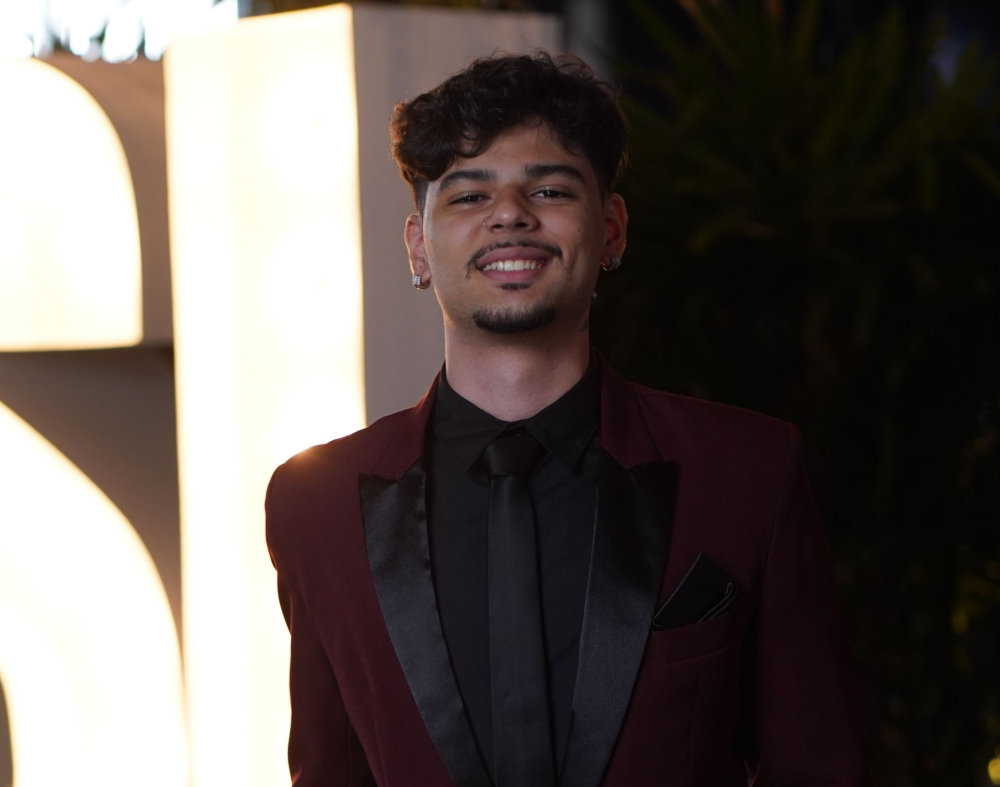
#> input picture .github/assets/photo.jpg, 2000 x 1574 px, found by its file name (shown at 1/2 size)
$ python gen_hero.py
#> lines starting #> are read from the running program, lines starting #| are printed output that depends on the picture
#!/usr/bin/env python3
"""Gera hero-dark.svg e hero-light.svg: o banner animado no topo do README.

Uso:  python .github/scripts/gen_hero.py

Para mudar o conteudo, edite ROWS / TITLE / FOOTER abaixo e rode o script.
Os dois temas saem da mesma estrutura, so muda a paleta.
"""

from pathlib import Path

W, H = 1180, 610
BAR = 46                                # altura da barra de titulo
LX, LY, LW, LH = 36, 84, 400, 492       # painel esquerdo (VISUAL.MAP)
RX, RW = 470, 655                       # painel direito (SYSTEM.INFO)
CHARS = 78                              # largura da linha em caracteres monoespacados

TITLE = "gukumagai@gmail.com - % ./gustavo.sh --live"
NAME = "Gustavo Giacoia Kumagai"
FOOTER = "&#9656; Mais sobre mim e meus projetos abaixo &#8595; "

# (rotulo, valor); None abre um respiro de secao; ("--", "Titulo") vira um divisor
ROWS = [
    ("Subject",        "Gustavo Giacoia Kumagai"),
    ("Role",           "Software Engineer"),
    ("Focus",          "AI - Automation - Fullstack"),
    ("Education",      "Eng. de Software @ PUCPR"),
    ("Current",        "Tecnologia B2B @ Vivo (Telefônica Brasil)"),
    ("Previous",       "APIs, Chatbots &amp; IA @ Zenvia"),
    None,
    ("Core.Lang",      "Python, Java, TypeScript, PHP"),
    ("Core.Frontend",  "React, Next.js"),
    ("Core.Backend",   "Node.js, Laravel, Django"),
    ("Core.Data",      "MySQL, Supabase"),
    ("Core.Infra",     "Docker, Google Cloud, Vercel"),
    None,
    ("--", "Contact"),
    ("Grid.Mail",      "gukumagai@gmail.com"),
    ("Grid.LinkedIn",  "gustavo-giacoia-kumagai"),
    ("Grid.GitHub",    "@GusGgk"),
    ("Grid.Instagram", "@_gustavo.gk"),
    ("Grid.Portfolio", "https://gusgk.com.br"),
]

# grafo do painel esquerdo: colunas de nos (x, [y...])
LAYERS = [
    (110, [200, 320, 440]),
    (236, [170, 270, 370, 470]),
    (362, [260, 400]),
]
COL_LABELS = ["INPUT", "PROCESS", "IMPACT"]

# painel esquerdo: "portrait" (foto em pontinhos) ou "graph" (grafo animado)
LEFT_PANEL = "portrait"

PHOTO = ".github/assets/photo.jpg"
CROP = (573, 10, 1467, 960)    # recorte da foto original em px: (x0, y0, x1, y1)
PX, PY, PW, PH = 44, 92, 384, 408   # area do retrato dentro do painel
GRID_W = 224                        # colunas de pontinhos (linhas saem da proporcao)
BANDS = 16                          # faixas do reveal progressivo
LEVELS = 0.85, 1.2                  # (gamma, ganho) antes do dither
VIGNETTE = 1.0, 1.0, 0.55, 1.05     # (raio x, raio y, inicio, fim) do ovalo de recorte
HIGHLIGHT = 0.94, 1.4               # (limiar, forca): doma o nucleo estourado do
                                    # painel de luz que aparece atras dele na foto

THEMES = {
    "dark": dict(
        out="hero-dark.svg",
        bg="#08090F", panel_a="#0D1117", panel_b="#111827",
        chrome="#0B0E17",
        hair="rgba(255,255,255,0.10)",
        frame="rgba(72,191,227,0.35)",
        dim="#475569", muted="#94A3B8", text="#F8FAFC",
        key="#48BFE3", ldr="rgba(148,163,184,0.35)",
        chip_bg="#3D2670", chip_fg="#E9D5FF",
        node="#7C4DFF", spark="#48BFE3", edge="rgba(124,77,255,0.45)",
        ink=("#48BFE3", "#A78BFA", "#7C4DFF"),
        grid="#94A3B8", live="#F87171",
        # a "tela" do painel esquerdo e escura nos dois temas: o retrato em
        # pontinhos so funciona como luz sobre fundo escuro
        screen="#0A0E1A", screen_fg="#94A3B8", screen_dim="#475569",
        screen_hair="rgba(255,255,255,0.10)",
        track="rgba(148,163,184,0.22)",   # trilho das barras (gen_stats)
    ),
    "light": dict(
        out="hero-light.svg",
        bg="#FFFFFF", panel_a="#F1F5F9", panel_b="#E6EBF3",
        chrome="#E9EEF5",
        hair="rgba(15,23,42,0.10)",
        frame="rgba(8,145,178,0.55)",
        dim="#64748B", muted="#475569", text="#0F172A",
        key="#0891B2", ldr="rgba(71,85,105,0.35)",
        chip_bg="#EDE9FE", chip_fg="#5B21B6",
        node="#7C4DFF", spark="#22D3EE", edge="rgba(124,77,255,0.45)",
        ink=("#22D3EE", "#A78BFA", "#7C4DFF"),
        grid="#94A3B8", live="#DC2626",
        screen="#0D1220", screen_fg="#94A3B8", screen_dim="#64748B",
        screen_hair="rgba(255,255,255,0.10)",
        track="rgba(15,23,42,0.12)",
    ),
}


def visible_len(s):
    """Comprimento em caracteres, ignorando entidades XML como &amp;."""
    return len(s.replace("&amp;", "&").replace("&#183;", "."))


def leader(label, value, ch="."):
    """Quantos pontinhos cabem entre o rotulo e o valor."""
    return ch * max(3, CHARS - visible_len(label) - visible_len(value) - 2)


def row_svg(t, y, label, value, delay):
    """Uma linha 'Rotulo ....... Valor', com fade + slide na entrada."""
    return (
        f'<g opacity="0">'
        f'<animate attributeName="opacity" from="0" to="1" dur="0.4s" begin="{delay:.2f}s" fill="freeze"/>'
        f'<animateTransform attributeName="transform" type="translate" values="-8 0;0 0" '
        f'dur="0.4s" begin="{delay:.2f}s" fill="freeze"/>'
        f'<text x="{RX}" y="{y}" font-size="14" textLength="{RW}" lengthAdjust="spacingAndGlyphs" xml:space="preserve">'
        f'<tspan fill="{t["key"]}">{label} </tspan>'
        f'<tspan fill="{t["ldr"]}">{leader(label, value)}</tspan>'
        f'<tspan fill="{t["text"]}" font-weight="600"> {value}</tspan>'
        f'</text></g>'
    )


def divider_svg(t, y, title, delay):
    return (
        f'<g opacity="0">'
        f'<animate attributeName="opacity" from="0" to="1" dur="0.4s" begin="{delay:.2f}s" fill="freeze"/>'
        f'<text x="{RX}" y="{y}" font-size="14" textLength="{RW}" lengthAdjust="spacingAndGlyphs" xml:space="preserve">'
        f'<tspan fill="{t["muted"]}">- {title} </tspan>'
        f'<tspan fill="{t["ldr"]}">{leader("- " + title, "", "-")}</tspan>'
        f'</text></g>'
    )


def right_panel(t):
    out = []
    # cabecalho SYSTEM.INFO + indicador LIVE piscando
    out.append(f'<text x="{RX}" y="106" font-size="13" letter-spacing="2" fill="{t["key"]}" '
               f'filter="url(#txtGlow)">SYSTEM.INFO</text>')
    out.append(f'<line x1="{RX + 106}" y1="102" x2="{RX + RW - 64}" y2="102" stroke="{t["hair"]}"/>')
    out.append(f'<text x="{RX + RW}" y="106" text-anchor="end" font-size="12" fill="{t["live"]}" '
               f'font-weight="700"><tspan>&#9679;</tspan> LIVE'
               f'<animate attributeName="opacity" values="1;0.25;1" dur="1.6s" repeatCount="indefinite"/></text>')

    # chip com o nome
    chip_w = 18 + len(NAME) * 8
    out.append(f'<g opacity="0"><animate attributeName="opacity" from="0" to="1" dur="0.5s" begin="0.6s" fill="freeze"/>'
               f'<rect x="{RX}" y="122" width="{chip_w}" height="20" rx="4" fill="{t["chip_bg"]}"/>'
               f'<text x="{RX + 9}" y="136" font-size="14" font-weight="700" fill="{t["chip_fg"]}">{NAME}</text>'
               f'<line x1="{RX + chip_w + 10}" y1="130" x2="{RX + RW}" y2="130" stroke="{t["hair"]}"/></g>')

    # linhas: passo de 23px, com respiro extra onde ha quebra de secao
    y, delay = 162, 0.90
    for item in ROWS:
        if item is None:
            y += 8
            continue
        label, value = item
        out.append(divider_svg(t, y, value, delay) if label == "--"
                   else row_svg(t, y, label, value, delay))
        y += 23
        delay += 0.12

    # rodape com cursor piscando
    out.append(f'<g opacity="0"><animate attributeName="opacity" from="0" to="1" dur="0.5s" '
               f'begin="{delay + 0.3:.2f}s" fill="freeze"/>'
               f'<text x="{RX}" y="{y + 8}" font-size="14" fill="{t["muted"]}">{FOOTER}'
               f'<tspan fill="{t["key"]}">&#9608;'
               f'<animate attributeName="fill-opacity" values="1;0;1" dur="1s" repeatCount="indefinite"/>'
               f'</tspan></text></g>')
    return "\n".join(out)


def portrait_paths(dark):
    """Converte PHOTO num mapa de pontinhos 1-bit (dither Floyd-Steinberg).

    Devolve (cell, gh, bandas), onde cada banda e uma string de path SVG em
    coordenadas de celula -- o <g> pai aplica translate + scale.
    """
    from PIL import Image, ImageOps

    cell = PW / GRID_W
    gh = int(round(PH / cell))

    im = Image.open(PHOTO).convert("L").crop(CROP)
    im = ImageOps.autocontrast(im, cutoff=2).resize((GRID_W, gh), Image.LANCZOS)

    gamma, gain = LEVELS
    ax, ay, inner, outer = VIGNETTE
    hi_cut, hi_force = HIGHLIGHT
    px = im.load()

    # densidade de pontos: no tema escuro os pontos sao a luz; no claro, a sombra
    dens = []
    for y in range(gh):
        row = []
        for x in range(GRID_W):
            v = px[x, y] / 255.0
            if dark and v > hi_cut:
                # so para domar o nucleo estourado do painel de luz atras dele
                v = max(0.0, hi_cut - (v - hi_cut) * hi_force)
            v = v if dark else 1.0 - v
            v = min(1.0, (v ** gamma) * gain)
            # vinheta oval: o retrato se dissolve num ovalo e o fundo some nas
            # bordas -- sem isso o painel iluminado vira um bloco solido
            nx = (x / (GRID_W - 1) - 0.5) * 2 / ax
            ny = (y / (gh - 1) - 0.5) * 2 / ay
            r = (nx * nx + ny * ny) ** 0.5
            s = min(1.0, max(0.0, (r - inner) / (outer - inner)))
            row.append(v * (1.0 - s * s * (3.0 - 2.0 * s)))
        dens.append(row)

    # Floyd-Steinberg sobre a densidade
    on = [[False] * GRID_W for _ in range(gh)]
    for y in range(gh):
        for x in range(GRID_W):
            old = dens[y][x]
            new = 1.0 if old > 0.5 else 0.0
            on[y][x] = new > 0.5
            err = old - new
            for dx, dy, w in ((1, 0, 7 / 16), (-1, 1, 3 / 16), (0, 1, 5 / 16), (1, 1, 1 / 16)):
                sx, sy = x + dx, y + dy
                if 0 <= sx < GRID_W and 0 <= sy < gh:
                    dens[sy][sx] += err * w

    # run-length por linha: sequencias horizontais viram um retangulo so
    bands = ["" for _ in range(BANDS)]
    for y in range(gh):
        parts = []
        x = 0
        while x < GRID_W:
            if on[y][x]:
                n = 1
                while x + n < GRID_W and on[y][x + n]:
                    n += 1
                parts.append(f"M{x} {y}h{n}v1h-{n}z")
                x += n
            else:
                x += 1
        bands[min(BANDS - 1, y * BANDS // gh)] += "".join(parts)
    return cell, gh, bands


def portrait_panel(t, dark):
    cell, gh, bands = portrait_paths(dark)
    out = [f'<g transform="translate({PX},{PY}) scale({cell:.4f})" fill="url(#asciiGrad)" '
           f'shape-rendering="crispEdges">']
    for i, d in enumerate(bands):
        if not d:
            continue
        out.append(f'<g opacity="0"><animate attributeName="opacity" values="0;1" dur="0.7s" '
                   f'begin="{0.25 + i * 0.07:.2f}s" fill="freeze" calcMode="spline" keyTimes="0;1" '
                   f'keySplines=".4 0 .2 1"/><path d="{d}"/></g>')
    out.append('</g>')
    return "\n".join(out)


# [48 lines left out: function graph_panel, not called in this run]


def left_panel(t):
    """Painel esquerdo: moldura + conteudo (retrato ou grafo) + legenda."""
    cx = LX + LW // 2
    out = [f'<text x="{LX + 2}" y="74" font-size="10" letter-spacing="3" fill="{t["dim"]}">VISUAL.MAP</text>',
           f'<rect x="{LX}" y="{LY}" width="{LW}" height="{LH}" rx="10" fill="none" '
           f'stroke="{t["spark"]}" stroke-width="2" opacity="0.45" filter="url(#glow3)"/>',
           f'<rect x="{LX}" y="{LY}" width="{LW}" height="{LH}" rx="10" fill="{t["screen"]}" '
           f'stroke="{t["frame"]}"/>',
           '<g clip-path="url(#panelClip)">',
           f'<rect x="{LX}" y="{LY}" width="{LW}" height="{LH}" fill="url(#dotGrid)"/>']

    out.append(portrait_panel(t, True) if LEFT_PANEL == "portrait" else graph_panel(t))

    # varredura passando por cima do conteudo
    out.append(f'<rect x="{LX}" y="{LY}" width="{LW}" height="80" fill="url(#scan)">'
               f'<animate attributeName="y" values="{LY - 80};{LY + LH};{LY - 80}" dur="8s" '
               f'repeatCount="indefinite"/></rect>')

    # legenda inferior
    out.append(f'<line x1="{LX + 20}" y1="512" x2="{LX + LW - 20}" y2="512" stroke="{t["screen_hair"]}"/>')
    out.append(f'<text x="{cx}" y="536" text-anchor="middle" font-size="12" fill="{t["screen_fg"]}">'
               f'ai &#183; automation &#183; fullstack</text>')
    out.append(f'<text x="{cx}" y="558" text-anchor="middle" font-size="11" fill="{t["screen_dim"]}">'
               f'<tspan fill="{t["node"]}">[ok]</tspan> pipeline online '
               f'<tspan fill="{t["spark"]}">&#9608;'
               f'<animate attributeName="fill-opacity" values="1;0;1" dur="1s" repeatCount="indefinite"/>'
               f'</tspan></text>')
    out.append('</g>')

    # cantos em L
    for dx, dy in ((0, 0), (1, 0), (0, 1), (1, 1)):
        x, y = LX + dx * LW, LY + dy * LH
        sx, sy = (14 if dx == 0 else -14), (14 if dy == 0 else -14)
        out.append(f'<path d="M {x + sx} {y} L {x} {y} L {x} {y + sy}" fill="none" stroke="{t["spark"]}" '
                   f'stroke-width="2" opacity="0.8"/>')
    return "\n".join(out)


def build(t):
    return f'''<svg xmlns="http://www.w3.org/2000/svg" width="{W}" height="{H}" viewBox="0 0 {W} {H}" font-family="ui-monospace,SFMono-Regular,Menlo,Consolas,'Liberation Mono',monospace" role="img" aria-label="{NAME} - gustavo.sh --live">
<defs>
<linearGradient id="accent" x1="0" y1="0" x2="1" y2="0">
<stop offset="0" stop-color="#7C4DFF"><animate attributeName="stop-color" values="#7C4DFF;#48BFE3;#3FB950;#7C4DFF" dur="10s" repeatCount="indefinite"/></stop>
<stop offset="0.5" stop-color="#48BFE3"><animate attributeName="stop-color" values="#48BFE3;#3FB950;#7C4DFF;#48BFE3" dur="10s" repeatCount="indefinite"/></stop>
<stop offset="1" stop-color="#3FB950"><animate attributeName="stop-color" values="#3FB950;#7C4DFF;#48BFE3;#3FB950" dur="10s" repeatCount="indefinite"/></stop>
</linearGradient>
<linearGradient id="panelGrad" x1="0" y1="0" x2="0" y2="1"><stop offset="0" stop-color="{t['panel_a']}"/><stop offset="1" stop-color="{t['panel_b']}"/></linearGradient>
<linearGradient id="scan" x1="0" y1="0" x2="0" y2="1"><stop offset="0" stop-color="{t['spark']}" stop-opacity="0"/><stop offset="0.5" stop-color="{t['spark']}" stop-opacity="0.14"/><stop offset="1" stop-color="{t['spark']}" stop-opacity="0"/></linearGradient>
<pattern id="dotGrid" width="22" height="22" patternUnits="userSpaceOnUse"><circle cx="1.5" cy="1.5" r="0.9" fill="{t['grid']}" opacity="0.22"/></pattern>
<linearGradient id="asciiGrad" x1="0" y1="{PY}" x2="0" y2="{PY + PH}" gradientUnits="userSpaceOnUse"><stop offset="0" stop-color="{t['ink'][0]}"/><stop offset="0.45" stop-color="{t['ink'][1]}"/><stop offset="1" stop-color="{t['ink'][2]}"/><animateTransform attributeName="gradientTransform" type="translate" values="0 -110; 0 110; 0 -110" dur="9s" repeatCount="indefinite"/></linearGradient>
<filter id="glow8" x="-60%" y="-60%" width="220%" height="220%"><feGaussianBlur stdDeviation="8"/></filter>
<filter id="glow3" x="-60%" y="-60%" width="220%" height="220%"><feGaussianBlur stdDeviation="3"/></filter>
<filter id="txtGlow" x="-30%" y="-30%" width="160%" height="160%"><feGaussianBlur stdDeviation="0.9" result="b"/><feMerge><feMergeNode in="b"/><feMergeNode in="SourceGraphic"/></feMerge></filter>
<clipPath id="winClip"><rect x="2" y="2" width="{W - 4}" height="{H - 4}" rx="18"/></clipPath>
<clipPath id="panelClip"><rect x="{LX}" y="{LY}" width="{LW}" height="{LH}" rx="10"/></clipPath>
</defs>
<rect x="2" y="2" width="{W - 4}" height="{H - 4}" rx="18" fill="{t['bg']}"/>
<g clip-path="url(#winClip)">
<rect x="2" y="2" width="{W - 4}" height="{H - 4}" fill="url(#panelGrad)"/>
<rect x="2" y="2" width="{W - 4}" height="{BAR}" fill="{t['chrome']}"/>
<line x1="2" y1="{BAR + 2}" x2="{W - 2}" y2="{BAR + 2}" stroke="{t['hair']}"/>
<circle cx="30" cy="25" r="5.5" fill="#ff5f56"/>
<circle cx="50" cy="25" r="5.5" fill="#ffbd2e"/>
<circle cx="70" cy="25" r="5.5" fill="#27c93f"/>
<text x="{W // 2}" y="29" text-anchor="middle" font-size="12" fill="{t['muted']}">{TITLE}</text>
{left_panel(t)}
{right_panel(t)}
</g>
<rect x="3" y="3" width="{W - 6}" height="{H - 6}" rx="17" fill="none" stroke="url(#accent)" stroke-width="3" opacity="0.55" filter="url(#glow8)"/>
<rect x="3" y="3" width="{W - 6}" height="{H - 6}" rx="17" fill="none" stroke="url(#accent)" stroke-width="1.6"/>
</svg>
'''


DIV_W, DIV_H = 1180, 40     # divisor de secao usado entre os blocos do README


def build_divider():
    """Regua animada que separa as secoes -- serve nos dois temas do GitHub.

    Fundo transparente e as pontas somem no nada, entao funciona tanto sobre
    branco quanto sobre o cinza-escuro do GitHub.
    """
    cy = DIV_H // 2
    ticks = "".join(
        f'<line x1="{x}" y1="{cy - 5}" x2="{x}" y2="{cy + 5}" stroke="url(#rule)" stroke-width="1.8"/>'
        for x in range(90, DIV_W - 89, 90) if abs(x - DIV_W // 2) > 80
    )
    packets = "".join(
        f'<rect x="-3" y="{cy - 3}" width="6" height="6" rx="1.5" fill="#48BFE3">'
        f'<animateMotion dur="{5.5 + i * 1.3:.1f}s" begin="{i * 1.7:.1f}s" repeatCount="indefinite" '
        f'path="M 40 {cy} L {DIV_W - 40} {cy}"/>'
        f'<animate attributeName="opacity" values="0;1;1;0" keyTimes="0;0.12;0.88;1" '
        f'dur="{5.5 + i * 1.3:.1f}s" begin="{i * 1.7:.1f}s" repeatCount="indefinite"/></rect>'
        for i in range(3)
    )
    mid = DIV_W // 2
    # o gradiente e em userSpaceOnUse: num <line> a caixa delimitadora tem
    # altura zero, e o padrao (objectBoundingBox) simplesmente nao renderiza
    return f'''<svg xmlns="http://www.w3.org/2000/svg" width="{DIV_W}" height="{DIV_H}" viewBox="0 0 {DIV_W} {DIV_H}" role="img" aria-label="separador">
<defs>
<linearGradient id="rule" x1="0" y1="0" x2="{DIV_W}" y2="0" gradientUnits="userSpaceOnUse">
<stop offset="0" stop-color="#7C4DFF" stop-opacity="0"/>
<stop offset="0.2" stop-color="#7C4DFF" stop-opacity="0.9"><animate attributeName="stop-color" values="#7C4DFF;#48BFE3;#3FB950;#7C4DFF" dur="10s" repeatCount="indefinite"/></stop>
<stop offset="0.5" stop-color="#48BFE3" stop-opacity="1"><animate attributeName="stop-color" values="#48BFE3;#3FB950;#7C4DFF;#48BFE3" dur="10s" repeatCount="indefinite"/></stop>
<stop offset="0.8" stop-color="#3FB950" stop-opacity="0.9"><animate attributeName="stop-color" values="#3FB950;#7C4DFF;#48BFE3;#3FB950" dur="10s" repeatCount="indefinite"/></stop>
<stop offset="1" stop-color="#3FB950" stop-opacity="0"/>
</linearGradient>
<filter id="divGlow" x="-20%" y="-400%" width="140%" height="900%"><feGaussianBlur stdDeviation="3"/></filter>
</defs>
<line x1="0" y1="{cy}" x2="{DIV_W}" y2="{cy}" stroke="url(#rule)" stroke-width="4" opacity="0.45" filter="url(#divGlow)"/>
<line x1="0" y1="{cy}" x2="{mid - 60}" y2="{cy}" stroke="url(#rule)" stroke-width="2.2"/>
<line x1="{mid + 60}" y1="{cy}" x2="{DIV_W}" y2="{cy}" stroke="url(#rule)" stroke-width="2.2"/>
{ticks}
{packets}
<g transform="translate({mid} {cy})" fill="#48BFE3" stroke="#48BFE3">
<animate attributeName="fill" values="#48BFE3;#3FB950;#7C4DFF;#48BFE3" dur="10s" repeatCount="indefinite"/>
<animate attributeName="stroke" values="#48BFE3;#3FB950;#7C4DFF;#48BFE3" dur="10s" repeatCount="indefinite"/>
<path d="M -60 0 L -34 0 M 34 0 L 60 0" stroke-width="2.2"/>
<circle cx="-24" cy="0" r="2.8" stroke="none"><animate attributeName="opacity" values="0.25;1;0.25" dur="2.4s" repeatCount="indefinite"/></circle>
<circle cx="24" cy="0" r="2.8" stroke="none"><animate attributeName="opacity" values="1;0.25;1" dur="2.4s" repeatCount="indefinite"/></circle>
<path d="M 0 -9 L 9 0 L 0 9 L -9 0 Z" fill="#7C4DFF" stroke="none">
<animateTransform attributeName="transform" type="rotate" from="0" to="180" dur="6s" repeatCount="indefinite"/>
<animate attributeName="fill" values="#7C4DFF;#48BFE3;#3FB950;#7C4DFF" dur="10s" repeatCount="indefinite"/>
</path>
</g>
</svg>
'''


if __name__ == "__main__":
    root = Path(__file__).resolve().parents[2]
    for theme in THEMES.values():
        target = root / theme["out"]
        target.write_text(build(theme), encoding="utf-8")
        print(f"gerado: {target.name} ({target.stat().st_size / 1024:.1f} KB)")
#> this loop made 2 passes
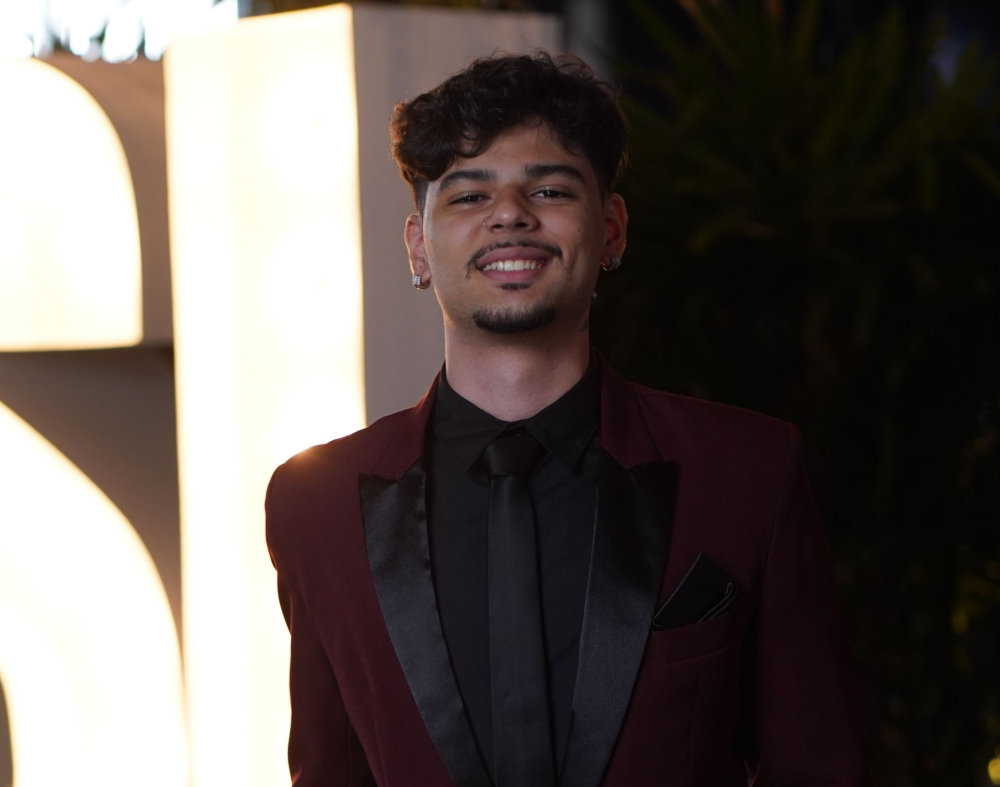
#> input picture .github/assets/photo.jpg, 2000 x 1574 px, found by its file name (shown at 1/2 size)
#> pass 1, in portrait_paths, `im = Image.open(PHOTO).convert("L").crop(CROP)`:
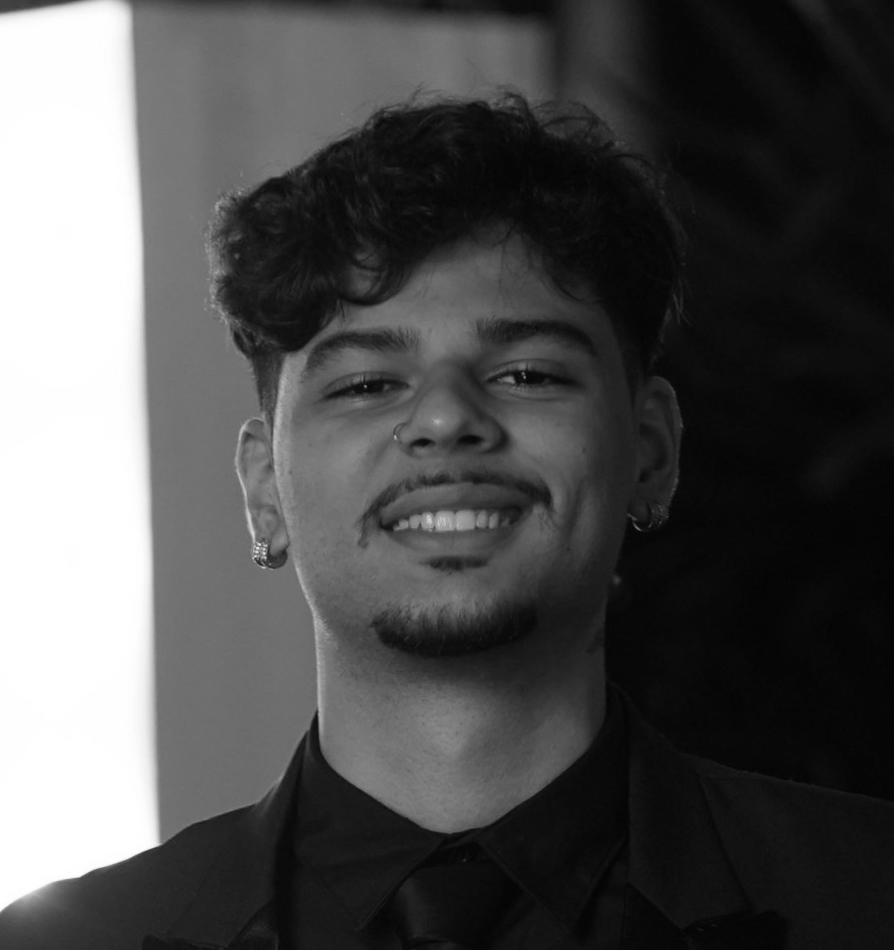
#> im: PIL image 894x950 L; min 1, max 255, mean 79.4

    divider = root / "divider.svg"
    divider.write_text(build_divider(), encoding="utf-8")
    print(f"gerado: {divider.name} ({divider.stat().st_size / 1024:.1f} KB)")
